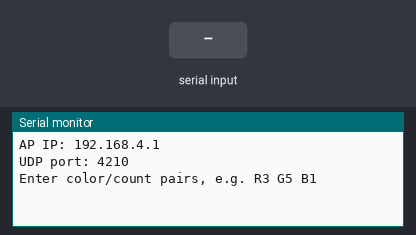
The sketch below on a simulated ESP32. Parts: the last lines printed to the serial monitor. The test bench sets the inputs (shaded band).

Above: at 1.4 s.
1.5 s: "OK:\n" received over Serial
At 2.7 s:
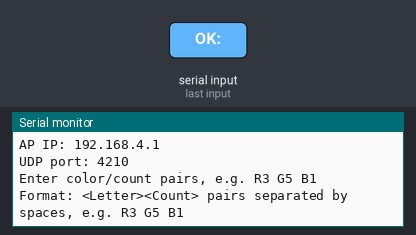
3.0 s: "R90\n" received over Serial
At 3.8 s:
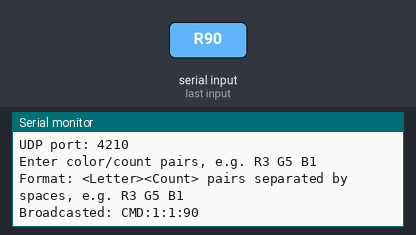

The sketch:

32-send-3-led.ino
```cpp
/*
32-send-3-led.ino

Implementation of broadcasting lighting instructions for 3 LEDs on a receiving board. Between
two ESP32s, this sender board reads a color and count pair (e.g. "R3 G5 B1") and broadcasts the
CMD to the receiver board.

The color/count pairs are stored in a 3-bit representation, with RED being 001, GREEN being 010,
and BLUE being 100. For a specific light to light up, the sender board sends the matching bit
pattern a specific amount of times, based on the user's input.
*/
#include <WiFi.h>
#include <WiFiUdp.h>

const char* apSsid = "32_AP"; //ssid
const char* apPass = "32pass88"; //pw
const uint16_t PORT = 4210; //TDP and UDP port
WiFiUDP udp;
IPAddress bcast(192,168,4,255);

unsigned long seq = 0;
const unsigned long ACK_TIMEOUT = 1500; //in ms
const int MAX_RETRIES = 2;

void setup() {
  Serial.begin(115200);
  delay(200);
  WiFi.mode(WIFI_AP);
  WiFi.softAP(apSsid, apPass);
  //ap
  Serial.print("AP IP: ");
  Serial.println(WiFi.softAPIP());
  udp.begin(PORT);
  //udp
  Serial.print("UDP port: ");
  Serial.println(PORT);
  Serial.println("Enter color/count pairs, e.g. R3 G5 B1");
}

String readSerialLine() {
  static String line = "";
  while (Serial.available()) {
    char c = Serial.read();
    // ignore \r and \n as EOL
    if (c == '\r') continue;
    if (c == '\n') {
      String out = line;
      line = "";
      out.trim(); //trimmed
      return out;
    } else {
      line += c;
    }
  }
  return String();
}

//3-bit code: R=001(1), G=010(2), B=100(4)
int colorCode(char c) {
  //able to return the binary literal, or corresponding decimal
  switch (c) {
    case 'R': case 'r': return 0b001; //binary literal of 1
    case 'G': case 'g': return 0b010; //binary literal of 2
    case 'B': case 'b': return 0b100; //binary literal of 4
  }
  return 0;
}

//parses "R3 G5 B1" into comma-separated "code:count" payload
//e.g. "1:3,2:5,4:1"
String buildPayload(const String& line, bool& ok) {
  String payload = ""; //output string
  int i = 0; //read pos
  int n = line.length();
  while (i < n) {
    while (i < n && line[i] == ' ') i++; //skipping spaces
    if (i >= n) break;
    char colorChar = line[i];
    int code = colorCode(colorChar); //storing color char
    i++;
    int numStart = i; //nark where number begin, then advance i forward (line after)
    while (i < n && isDigit(line[i])) i++;
    if (code == 0 || numStart == i) {
      ok = false;
      return "";
    }
    int count = line.substring(numStart, i).toInt(); //getting digits between numStart and i, convert with toInt()
    if (payload.length() > 0) payload += ",";
    payload += String(code) + ":" + String(count);
  }
  ok = payload.length() > 0;
  return payload;
}

bool waitForAck(unsigned long expectedSeq, unsigned long timeoutMs) {
  unsigned long start = millis();
  while (millis() - start < timeoutMs) {
    int packetSize = udp.parsePacket(); //parse packet
    if (packetSize > 0) {
      char buf[128]; //payload plus null term
      int len = udp.read(buf, sizeof(buf) - 1);
      if (len > 0) {
        buf[len] = 0;
        String reply = String(buf);
        reply.trim(); //trim
        if (reply.startsWith("OK:")) {
          long rseq = reply.substring(3).toInt(); //String::toInt() returns long
          if (rseq == (long)expectedSeq) return true;
        }
      }
    }
    delay(10);
  }
  return false;
}

void loop() {
  String line = readSerialLine();
  if (line.length() == 0) return;

  bool ok = true;
  String payload = buildPayload(line, ok);
  if (!ok) {
    Serial.println("Format: <Letter><Count> pairs separated by spaces, e.g. R3 G5 B1");
    return;
  }

  seq++;
  String msg = String("CMD:") + String(seq) + ":" + payload;

  bool acked = false;
  for (int attempt = 0; attempt <= MAX_RETRIES && !acked; attempt++) {
    //printing connection
    udp.beginPacket(bcast, PORT);
    udp.write((const uint8_t*)msg.c_str(), msg.length());
    udp.endPacket();
    Serial.print("Broadcasted: ");
    Serial.print(msg);
    if (attempt > 0) {
      Serial.print(" (retry ");
      Serial.print(attempt);
      Serial.print(")");
    }
    Serial.println();
    //ACK_TIMEOUT now integrated into this
    if (waitForAck(seq, ACK_TIMEOUT)) {
      acked = true;
      Serial.print("ACK received for seq=");
      Serial.println(seq);
    } else {
      Serial.print("No ACK for seq=");
      Serial.println(seq);
    }
    delay(100);
  }

  if (!acked) {
    Serial.print("Failed to get ACK after ");
    Serial.print(MAX_RETRIES + 1);
    Serial.println(" attempts.");
  }
}
```

Measured:
- after the input at 1.5 s, the serial monitor: prints a new line at once (image 1)
- after the input at 3.0 s, the serial monitor: prints a new line at once (image 2)
